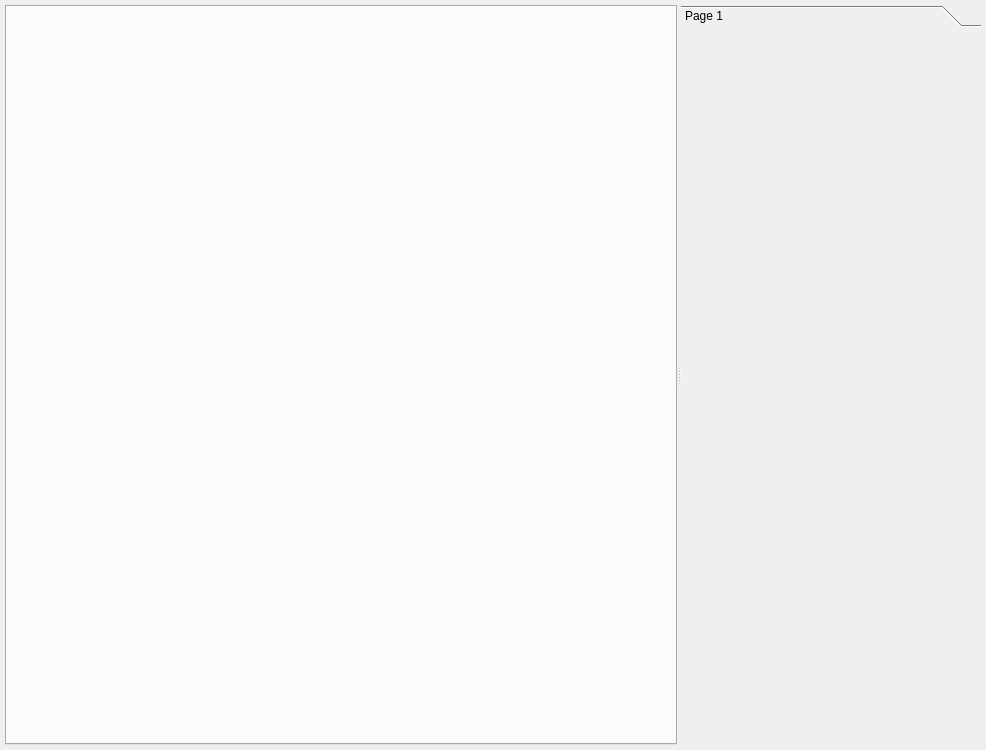
<?xml version="1.0" encoding="UTF-8"?>
<ui version="4.0">
 <author>Anton Rau</author>
 <class>ActimotDialog</class>
 <widget class="QWidget" name="ActimotDialog">
  <property name="geometry">
   <rect>
    <x>0</x>
    <y>0</y>
    <width>986</width>
    <height>750</height>
   </rect>
  </property>
  <property name="windowTitle">
   <string>ActiMot</string>
  </property>
  <layout class="QVBoxLayout" name="verticalLayout">
   <property name="spacing">
    <number>0</number>
   </property>
   <property name="leftMargin">
    <number>5</number>
   </property>
   <property name="topMargin">
    <number>5</number>
   </property>
   <property name="rightMargin">
    <number>5</number>
   </property>
   <property name="bottomMargin">
    <number>5</number>
   </property>
   <item>
    <widget class="QSplitter" name="splitter">
     <property name="sizePolicy">
      <sizepolicy hsizetype="Expanding" vsizetype="Expanding">
       <horstretch>0</horstretch>
       <verstretch>0</verstretch>
      </sizepolicy>
     </property>
     <property name="orientation">
      <enum>Qt::Orientation::Horizontal</enum>
     </property>
     <widget class="QTabWidget" name="tabWidget">
      <property name="currentIndex">
       <number>-1</number>
      </property>
     </widget>
     <widget class="QToolBox" name="toolBox">
      <property name="maximumSize">
       <size>
        <width>300</width>
        <height>16777215</height>
       </size>
      </property>
      <widget class="QWidget" name="page">
       <property name="geometry">
        <rect>
         <x>0</x>
         <y>0</y>
         <width>300</width>
         <height>710</height>
        </rect>
       </property>
       <attribute name="label">
        <string>Page 1</string>
       </attribute>
      </widget>
     </widget>
    </widget>
   </item>
  </layout>
 </widget>
 <resources>
  <include location="../../../../../../resources/resources.qrc"/>
 </resources>
 <connections/>
</ui>
